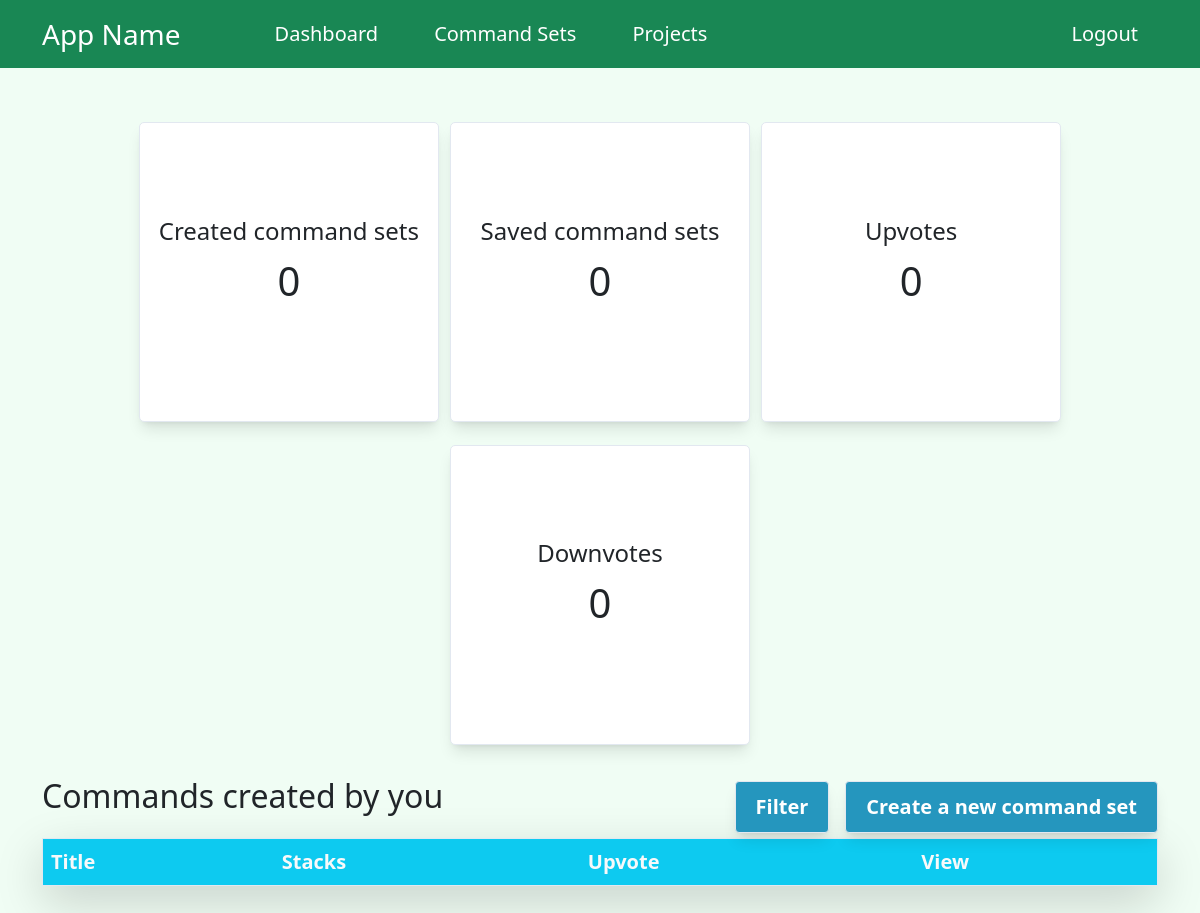
Before: /dashboard/ (signed in) with the older database file.
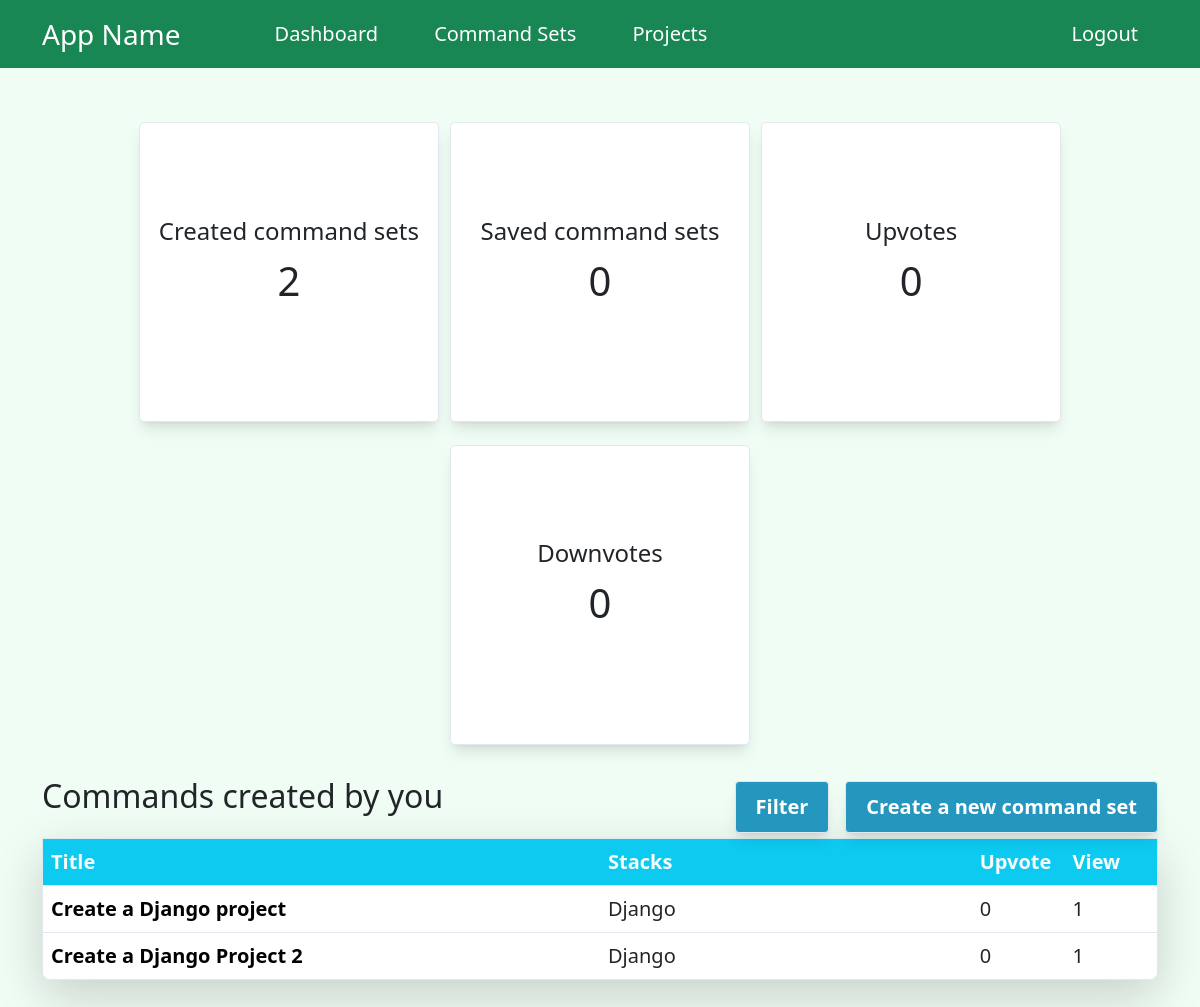
After: the same page with the newer database file.
### command_set/models.py (models this page shows, shortened)
class CommandSet(models.Model):
    title = models.CharField(max_length=200, null=False, blank=False)
    commands = models.CharField(max_length=1500, null=False, blank=False)
    tool = models.ManyToManyField(Tool)
    upvote_num = models.IntegerField(default=0)
    created_by = models.ForeignKey(User, on_delete=models.CASCADE, default=1)
    updated_at = models.DateTimeField(auto_now=True)
    visited_num = models.IntegerField(default=0)
    def display_tools(self):
        tools_str = ""
        for tool in self.tool.all():
            tools_str = tools_str + tool.title + ", "
        return tools_str[:-2]
    class Meta:
        ordering = ['updated_at']
        db_table = "command_set"

class Tool(models.Model):
    title = models.CharField(max_length=200, unique=True)
    class Meta:
        ordering = ['title']
        db_table = 'tool'

### command_set/views.py (the view)
# urls.py: path("dashboard/", view=views.DashboardView.as_view(), name="dashboard"),
class DashboardView(LoginRequiredMixin, TemplateView):
    template_name = 'dashboard.html'
    def get_context_data(self, **kwargs):
        context = super().get_context_data(**kwargs)
        user = User.objects.filter(id=int(self.request.session.get("user_id", None)))[0]
        created_commands = CommandSet.objects.filter(created_by=user)
        context['created_commands'] = created_commands
        context['created_commands_sorted_by_popularity'] = sorted(created_commands, key=lambda x: x.visited_num, reverse=True)
        context['created_commands_sorted_by_upvote'] = sorted(created_commands, key=lambda x: x.upvote_num, reverse=True)
        created_tools = []
        for command in created_commands:
            for tool in command.tool.all():
                if tool not in created_tools:
                    created_tools.append(tool)
        context['created_tools'] = created_tools
        user_profile = UserProfile.objects.filter(user=user)[0]
        saved_commands = user_profile.saved_command_set.all()
        context['saved_commands'] = saved_commands
        context['saved_commands_sorted_by_popularity'] = sorted(saved_commands, key=lambda x: x.visited_num, reverse=True)
        context['saved_commands_sorted_by_upvote'] = sorted(saved_commands, key=lambda x: x.upvote_num, reverse=True)
        saved_tools = []
        for command in saved_commands:
            for tool in command.tool.all():
                if tool not in saved_tools:
                    saved_tools.append(tool)
        context['saved_tools'] = saved_tools
        upvotes = Upvote.objects.filter(user=user)
        context['upvotes'] = upvotes
        downvotes = Downvote.objects.filter(user=user)
        context['downvotes'] = downvotes
        context['all_tools'] = Tool.objects.all()
        return context

### business_project/custom_contexts.py (called while the page is built)
def get_user(request):
    return {
        'user_id': request.session.get('user_id', None)
    }

### mixins.py (called while the page is built)
    def dispatch(self, request, *args, **kwargs):
        if not request.session.get('user_id', None):
            return redirect("/login/")
        else:
            return super().dispatch(request, *args, **kwargs)

### templates/dashboard.html (shortened to what this page needs)
{% extends 'base.html' %}
{% block content %}
<div class="container">
    <div class="dashboard-showcase">
        <div class="dashboard-container">
            <div class="dashboard-container-text">
                <div class="fs-4">Created command sets</div>
                <h1 class="mt-2 fs-1">{{created_commands|length}}</h1>
            </div>
        </div>
        <div class="dashboard-container">
            <div class="dashboard-container-text">
                <div class="fs-4">Saved command sets</div>
                <h1 class="mt-2 fs-1">{{saved_commands|length}}</h1>
            </div>
        </div>
        <div class="dashboard-container">
            <div class="dashboard-container-text">
                <div class="fs-4">Upvotes</div>
                <h1 class="mt-2 fs-1">{{upvotes|length}}</h1>
            </div>
        </div>
        <div class="dashboard-container">
            <div class="dashboard-container-text">
                <div class="fs-4">Downvotes</div>
                <h1 class="mt-2 fs-1">{{downvotes|length}}</h1>
            </div>
        </div>
    </div>
    <div class="d-flex flex-row mt-3">
        <h2 class="my-auto" id="dashboard-table-title">Commands created by you</h2>
        <div class="d-flex flex-row w-fit ms-auto">
            <a class="custom-btn-wrapper" data-bs-toggle="offcanvas" href="#offcanvasExample" aria-controls="offcanvasExample">
                <div class="custom-btn fw-semibold">Filter</div>
            </a>
            <a class="custom-btn-wrapper" href="/add_commands/"><div class="custom-btn fw-semibold ms-3">Create a new command set</div></a>
        </div>
    </div>
    <table class="table block-container shadow-lg">
        <thead class="bg-info text-light">
            <tr>
                <th scope="col-6">Title</th>
                <th scope="col-4">Stacks</th>
                <th scope="col-1">Upvote</th>
                <th scope="col-1">View</th>
            </tr>
        </thead>
        <tbody class="commands-created-data sorted-by-last-updated">
            {% for command_set in created_commands %}
            <tr>
                <td class="fw-semibold col-6"><a href="/{{command_set.id}}/" class="dashboard-table-command-title">{{command_set.title}}</a></td>
                <td class="col-4">{{command_set.display_tools}}</td>
                <td class="col-1">{{command_set.upvote_num}}</td>
                <td class="col-1">{{command_set.visited_num}}</td>
            </tr>
            {% endfor %}
        </tbody>
      </table>
</div>
{% endblock %}
{% block script %}
    {% load static %}
{% endblock %}

### templates/base.html (shortened to what this page needs)
<!DOCTYPE html>
<html lang="en">
<head>
    {% load static %}
    <link href="https://cdn.jsdelivr.net/npm/bootstrap@5.2.1/dist/css/bootstrap.min.css" rel="stylesheet">
    <link rel="stylesheet" type="text/css" href="{% static 'css/custom.css' %}">
</head>
<body>
    <nav class="navbar navbar-expand-lg bg-success">
        <div class="container container-fluid">
            <a class="navbar-brand fs-3 text-white" href="#">App Name</a>
            <div class="collapse navbar-collapse" id="navbarSupportedContent">
                <ul class="navbar-nav mb-2 mb-lg-0">
                    <li class="nav-item">
                        <a class="nav-link" href="/dashboard/">Dashboard</a>
                    </li>
                    <li class="nav-item">
                        <a class="nav-link" href="/">Command Sets</a>
                    </li>
                    <li class="nav-item">
                        <a class="nav-link" href="#">Projects</a>
                    </li>
                </ul>
                {% if user_id %}
                <div class="nav-item ms-auto">
                    <a class="nav-link" href="/logout/">Logout</a>
                </div>
                {% else %}
                <div class="nav-item ms-auto">
                    <a class="nav-link" href="/login/">Login</a>
                </div>
                {% endif %}
            </div>
        </div>
    </nav>
    <div class="page">
        {% block content %}
        {% endblock %}
    </div>
</body>
</html>

### static/css/custom.css (style rules this page uses)
* { margin: 0; box-sizing: border-box; }
body { font-size: 20px; background-color: rgb(240 253 244); padding-bottom: 40px; }
.navbar { position: fixed; top: 0; left: 0; width: 100%; z-index: 2000; }
.navbar-nav { margin-left: 50px; }
.nav-item { margin-left: 20px; margin-right: 20px; }
.navbar-nav .nav-link, .nav-item .nav-link { color: #ffffff; font-weight: 200; transition-duration: 0.5s; }
.custom-btn { margin-top: 20px; background-color: #2596be; border-radius: 4px; box-shadow: 0 10px 15px -3px rgb(0 0 0 / 0.1), 0 4px 6px -4px rgb(0 0 0 / 0.1); border: 1px solid rgb(226 232 240); padding: 10px 20px 10px 20px; width: fit-content; height: fit-content; transition-duration: 0.1s; cursor: default; color: #fff; }
.custom-btn-wrapper { text-decoration: none; }
.block-container { margin-top: 5px; background-color: white; border-radius: 10px; box-shadow: 0 1px 2px 0 rgb(0 0 0 / 0.05); border: 1px solid rgb(226 232 240); padding: 10px 20px 10px 20px; transition-duration: 0.1s; cursor: default; }
.dashboard-showcase { display: flex; flex-direction: row; justify-content: center; flex-wrap: wrap; text-align: center; }
.dashboard-container { width: 300px; height: 300px; background-color: #fff; border-radius: 5px; box-shadow: 0 10px 15px -3px rgb(0 0 0 / 0.1), 0 4px 6px -4px rgb(0 0 0 / 0.1); border: 1px solid rgb(226 232 240); margin-left: 0.5%; margin-right: 0.5%; margin-top: 2%; }
.dashboard-container-text, .dashboard-container-text div { width: fit-content; }
.dashboard-container-text { margin: auto; margin-top: 30%; }
.dashboard-table-command-title { text-decoration: none; color: #000; }
.page { margin-top: 100px; }
.w-fit { width: fit-content; }
.shadow-lg { box-shadow: 0 10px 15px -3px rgb(0 0 0 / 0.1), 0 4px 6px -4px rgb(0 0 0 / 0.1); }

Changed rows visible on the page:
added CommandSet: title "Create a Django project", display_tools "Django", upvote_num "0", visited_num "1"
added CommandSet: title "Create a Django Project 2", display_tools "Django", upvote_num "0", visited_num "1"
Other visible differences:
{{ created_commands|length }}: "0" → "2"
